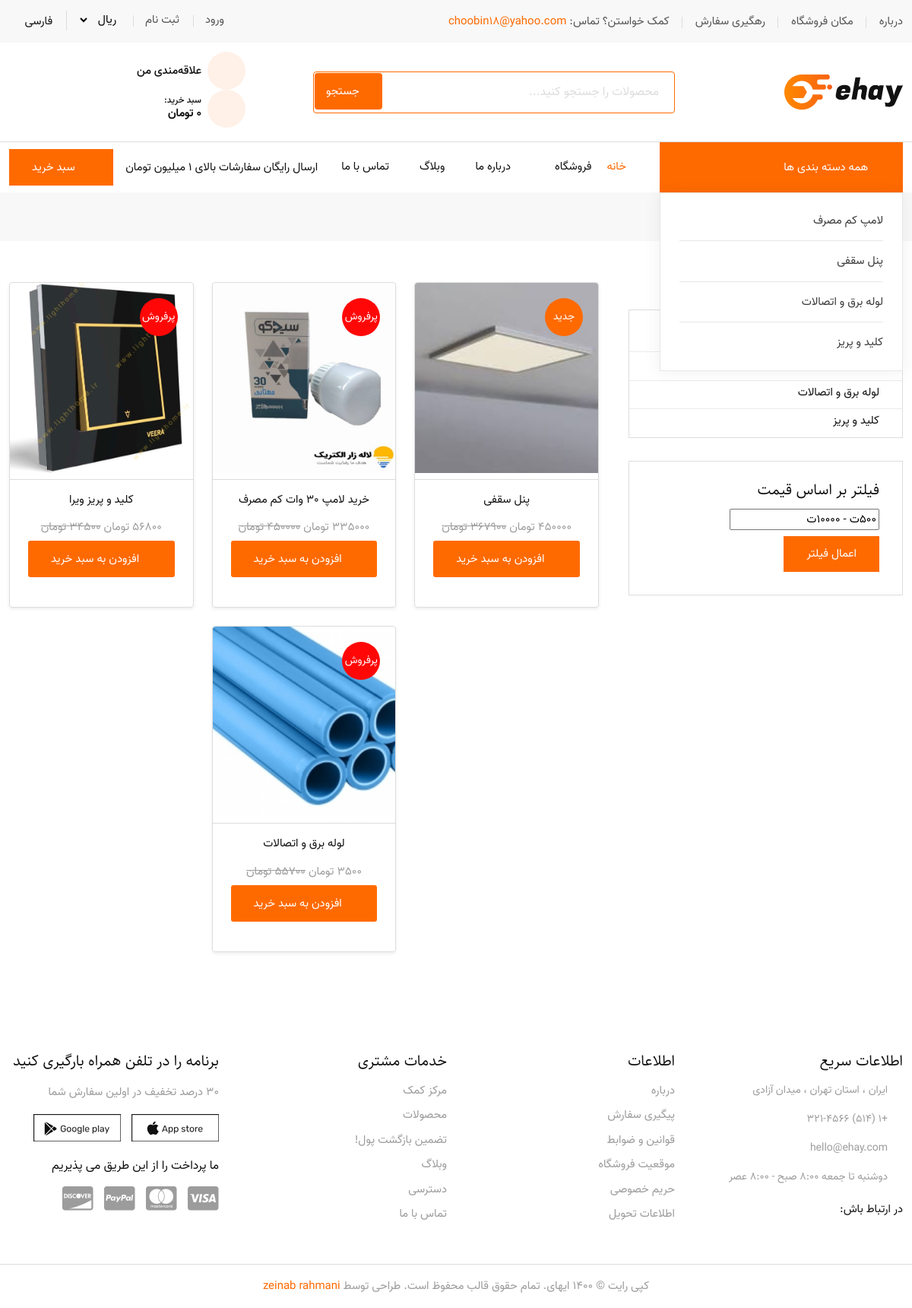
Screenshot of /products/ with the database file from the repository.
### product_module/models.py (models this page shows, shortened)
class Category(models.Model):
    title = models.CharField(max_length=255, verbose_name='عنوان')
    image = models.ImageField(upload_to='categories/')
    is_active = models.BooleanField(default=True)
    class Meta:
        verbose_name = 'دسته بندی'
        verbose_name_plural = 'دسته بندی ها'

class Product(models.Model):
    title = models.CharField(max_length=100, verbose_name='عنوان')
    image = models.ImageField(upload_to="products/")
    price = models.PositiveIntegerField(verbose_name='قیمت')
    category = models.ForeignKey(Category, related_name="products", on_delete=models.CASCADE, verbose_name='دسته بندی')
    brand = models.ForeignKey(ProductBrand, on_delete=models.CASCADE, verbose_name='برند', null=True, blank=True)
    best_seller = models.BooleanField(default=False, verbose_name='محبوب ترین محصولات')
    on_sale = models.BooleanField(default=False, verbose_name='فروش ویژه')
    short_description = models.CharField(max_length=300, null=True, db_index=True, verbose_name='توضیحات کوتاه')
    description = models.TextField(db_index=True, verbose_name='توضیحات اصلی')
    is_active = models.BooleanField(default=True, verbose_name='فعال / غیرفعال ')
    is_delete = models.BooleanField(default=False, verbose_name='حذف شده/ حذف نشده')
    slug = models.SlugField(default="", max_length=200, unique=True, verbose_name='عنوان در URL')
    old_price = models.PositiveIntegerField(null=True, blank=True)
    is_new = models.BooleanField(default=False)
    def get_absolute_url(self):
        return reverse('product:product-detail', args=[self.slug])
    class Meta:
        verbose_name = 'محصول'
        verbose_name_plural = 'محصولات'

### product_module/views.py (the view)
# urls.py: path('', views.ProductViews.as_view(), name='product-list'),
class ProductViews(ListView):
    model = Product
    template_name = 'products/product_list.html'
    context_object_name = 'products'
    paginate_by = 12
    def get_queryset(self):
        queryset = Product.objects.filter(is_active=True, is_delete=False)
        category_id = self.kwargs.get('pk') or self.request.GET.get('category')
        if category_id:
            queryset = queryset.filter(category_id=category_id)
        min_price = self.request.GET.get('min_price')
        max_price = self.request.GET.get('max_price')
        if min_price and max_price:
            queryset = queryset.filter(price__gte=min_price, price__lte=max_price)
        return queryset.order_by('-price')
    def get_context_data(self, **kwargs):
        context = super().get_context_data(**kwargs)
        context['categories'] = Category.objects.filter(is_active=True)
        category_id = self.kwargs.get('pk') or self.request.GET.get('category')
        context['current_category'] = None
        if category_id:
            context['current_category'] = get_object_or_404(Category, pk=category_id)
        return context

### product_module/templates/products/product_list.html (shortened to what this page needs)
{% extends 'shared/_layout.html' %}
{% load static %}
{% block content %}
    <div class="page-title-area">
        <div class="container">
            <div class="page-title-content">
                <ul>
                    <li><a href="{% url 'home_page' %}">خانه</a></li>
                    <li class="active">محصولات{% if current_category %} - {{ current_category.title }}{% endif %}</li>
                </ul>
            </div>
        </div>
    </div>
    <section class="products-area ptb-54">
        <div class="container">
            <div class="row">
                <div class="col-lg-4">
                    <div class="widget-sidebar mr-15">
                        <div class="sidebar-widget categories">
                            <h3>دسته بندی محصولات</h3>
                            <ul>
                                {% for category in categories %}
                                    <li>
                                        <a href="{% url 'product:category-products' category.id %}">
                                            {{ category.title }}
                                        </a>
                                    </li>
                                {% empty %}
                                    <li>دسته‌ای موجود نیست</li>
                                {% endfor %}
                            </ul>
                        </div>
                        <div class="sidebar-widget filter">
                            <h3>فیلتر بر اساس قیمت</h3>
                            <form method="get" id="price-filter-form">
                                <div class="price-range-filter">
                                    <input type="text" id="price-amount" readonly>
                                </div>
                                <button type="submit" class="default-btn mt-2">اعمال فیلتر</button>
                            </form>
                        </div>
                    </div>
                </div>
                <div class="col-lg-8">
                    <div class="row justify-content-center">
                        {% if products %}
                            {% for product in products %}
                                {% include 'inc/product_item_partial.html' with product=product %}
                            {% endfor %}
                        {% else %}
                            <p>هیچ محصولی یافت نشد.</p>
                        {% endif %}
                    </div>
                </div>
            </div>
        </div>
    </section>
{% endblock %}

### templates/shared/site_header_component.html (shortened to what this page needs)
{% load static %}
<header class="header-area">
    <div class="top-header">
        <div class="container">
            <div class="row align-items-center">
                <div class="col-lg-8">
                    <ul class="header-left-content">
                        <li><a href="{% url 'about_us' %}">درباره</a></li>
                        <li><a href="#">مکان فروشگاه</a></li>
                        <li><a href="{% url 'orders:order_tracking' %}">رهگیری سفارش</a></li>
                        <li>کمک خواستن؟ تماس: <a href="#"><span>choobin18@yahoo.com</span></a></li>
                    </ul>
                </div>
                <div class="col-lg-4">
                    <div class="header-right-content">
                        <ul>
                            {% if request.user.is_authenticated %}
                                <li>
                                    <a href="{% url 'dashboard_page' %}">{{ request.user.get_full_name|default:request.user.email }}</a>
                                </li>
                                <li><a href="{% url 'logout_page' %}">خروج</a></li>
                            {% else %}
                                <li><a href="{% url 'login_page' %}">ورود</a></li>
                                <li><a href="{% url 'register_page' %}">ثبت نام</a></li>
                            {% endif %}
                            <li>
                                <div class="usd">
                                    <select>
                                        <option value="1">ریال</option>
                                    </select>
                                </div>
                            </li>
                            <li>
                                <div class="navbar-option-item navbar-option-language dropdown language-option">
                                    <button class="dropdown-toggle" type="button" id="language2"
                                            data-bs-toggle="dropdown" aria-haspopup="true" aria-expanded="false">
                                        <span class="lang-name">فارسی</span>
                                    </button>
                                </div>
                            </li>
                        </ul>
                    </div>
                </div>
            </div>
        </div>
    </div>
    <div class="middle-header">
        <div class="container">
            <div class="row align-items-center">
                <div class="col-lg-3">
                    <div class="logo">
                        <a href="{% url 'home_page' %}">
                            <img src="{% static 'images/logo.png' %}" alt="Image">
                        </a>
                    </div>
                </div>
                <div class="col-lg-5">
                    <form class="search-box" action="{% url 'product:product_search' %}" method="get">
                        <input type="text" name="q" placeholder="محصولات را جستجو کنید..." class="form-control">
                        <button type="submit" class="search-btn">
                            <i class="ri-search-line"></i> جستجو
                        </button>
                    </form>
                </div>
                <div class="col-lg-4">
                    <ul class="wish-cart">
                        <li>
                            <a href="{% url 'wishlist_page:wishlist' %}" class="d-flex align-items-center">
            <span class="wish-icon position-relative">
                <i class="ri-heart-line"></i>
            </span>
                                <span class="ms-2">علاقه‌مندی من</span>
                            </a>
                        </li>
                        <li>
        <span class="cart d-flex align-items-center" data-bs-toggle="modal" data-bs-target="#exampleModal-cart">
            <span class="wish-icon position-relative">
                <i class="ri-shopping-cart-line"></i>
            </span>
            <span class="ms-2">
                <small class="d-block" style="font-size: 12px; line-height: 1;">سبد خرید:</small>
                <strong>{{ cart_total|default:"0" }} تومان</strong>
            </span>
        </span>
                        </li>
                    </ul>
                </div>
            </div>
        </div>
    </div>
    <div class="navbar-area only-home-one-sticky">
        <div class="desktop-nav">
            <div class="container">
                <nav class="navbar navbar-expand-md navbar-light">
                    <div class="navbar-category">
                        <button type="button">
                            <i class="ri-menu-line"></i> همه دسته بندی ها
                            <i class="arrow-down ri-arrow-down-s-line"></i>
                        </button>
                        <div class="navbar-category-dropdown">
                            <ul>
                                {% for category in categories %}
                                    <li>
                                        <a href="{% url 'product:category-products' pk=category.id %}">{{ category.title }}</a>
                                    </li>
                                {% empty %}
                                    <li>دسته‌ای موجود نیست</li>
                                {% endfor %}
                            </ul>
                        </div>
                    </div>
                    <div class="collapse navbar-collapse mean-menu">
                        <ul class="navbar-nav">
                            <li class="nav-item"><a href="{% url 'home_page' %}" class="nav-link active">خانه</a></li>
                            <li class="nav-item mega-menu">
                                <a href="#" class="nav-link">فروشگاه <i class="ri-arrow-down-s-line"></i></a>
                            </li>
                            <li class="nav-item"><a href="{% url 'about_us' %}" class="nav-link">درباره ما</a></li>
                            <li class="nav-item"><a href="{% url 'blog:blog-list' %}" class="nav-link">وبلاگ</a></li>
                            <li class="nav-item"><a href="{% url 'contact_us' %}" class="nav-link">تماس با ما</a></li>
                        </ul>
                        <div class="others-options ms-auto">
                            <span>ارسال رایگان سفارشات بالای ۱ میلیون تومان</span>
                        </div>
                        <div class="cart-btn ms-3">
                            <button type="button" class="default-btn" data-bs-toggle="modal"
                                    data-bs-target="#exampleModal-cart">
                                <i class="ri-shopping-cart-line"></i> سبد خرید
                            </button>
                        </div>
                    </div>
                </nav>
            </div>
        </div>
    </div>
</header>

### product_module/templates/inc/product_item_partial.html
{% load static %}
<div class="col-lg-4 col-md-6 mb-4">
    <div class="single-products shadow-sm rounded overflow-hidden h-100">
        <div class="product-img position-relative">
            <a href="{{ product.get_absolute_url }}">
                {% if product.image %}
                    <img src="{{ product.image.url }}" alt="{{ product.title }}" class="img-fluid w-100"
                         style="height:250px; object-fit:cover;">
                {% else %}
                    <img src="{% static 'images/default-product.png' %}" alt="محصول پیش‌فرض" class="img-fluid w-100"
                         style="height:250px; object-fit:cover;">
                {% endif %}
            </a>
            {% if product.is_new %}
                <span class="hot new">جدید</span>
            {% elif product.best_seller %}
                <span class="hot">پرفروش</span>
            {% elif product.on_sale %}
                <span class="hot">تخفیف</span>
            {% endif %}
        </div>
        <div class="product-content mt-2 text-center">
            <a href="{{ product.get_absolute_url }}" class="title d-block text-truncate">{{ product.title }}</a>
            <p class="mb-1">{{ product.price }} تومان
                {% if product.old_price %}
                    <del>{{ product.old_price }} تومان</del>
                {% endif %}
            </p>
            <a href="{% url 'add-to-cart' product.id %}" class="default-btn btn-sm">
                <i class="ri-shopping-cart-line"></i> افزودن به سبد خرید
            </a>
        </div>
    </div>
</div>

### rows the page displays
Category: title "لامپ کم مصرف"
Category: title "پنل سقفی"
Category: title "لوله برق و اتصالات"
Category: title "کلید و پریز"
Product: image (picture), is_new "جدید", title "پنل سقفی", old_price "367900"
Product: image (picture), is_new "پرفروش", title "خرید لامپ 30 وات کم مصرف", old_price "450000"
Product: image (picture), is_new "پرفروش", title "کلید و پریز ویرا", old_price "34500"
Product: image (picture), is_new "پرفروش", title "لوله برق و اتصالات", old_price "55700"
